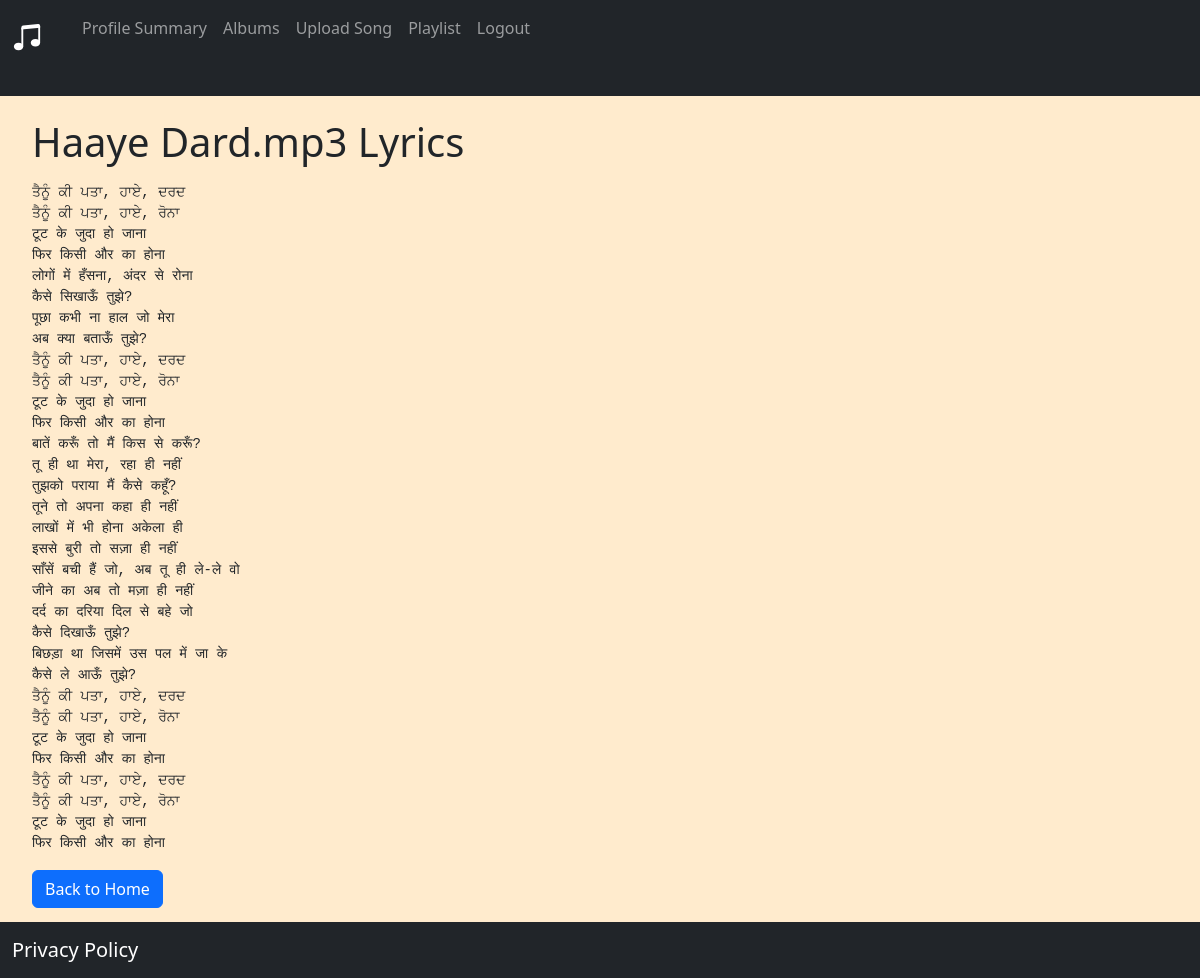
Page /lyrics/5 on the earlier database version.
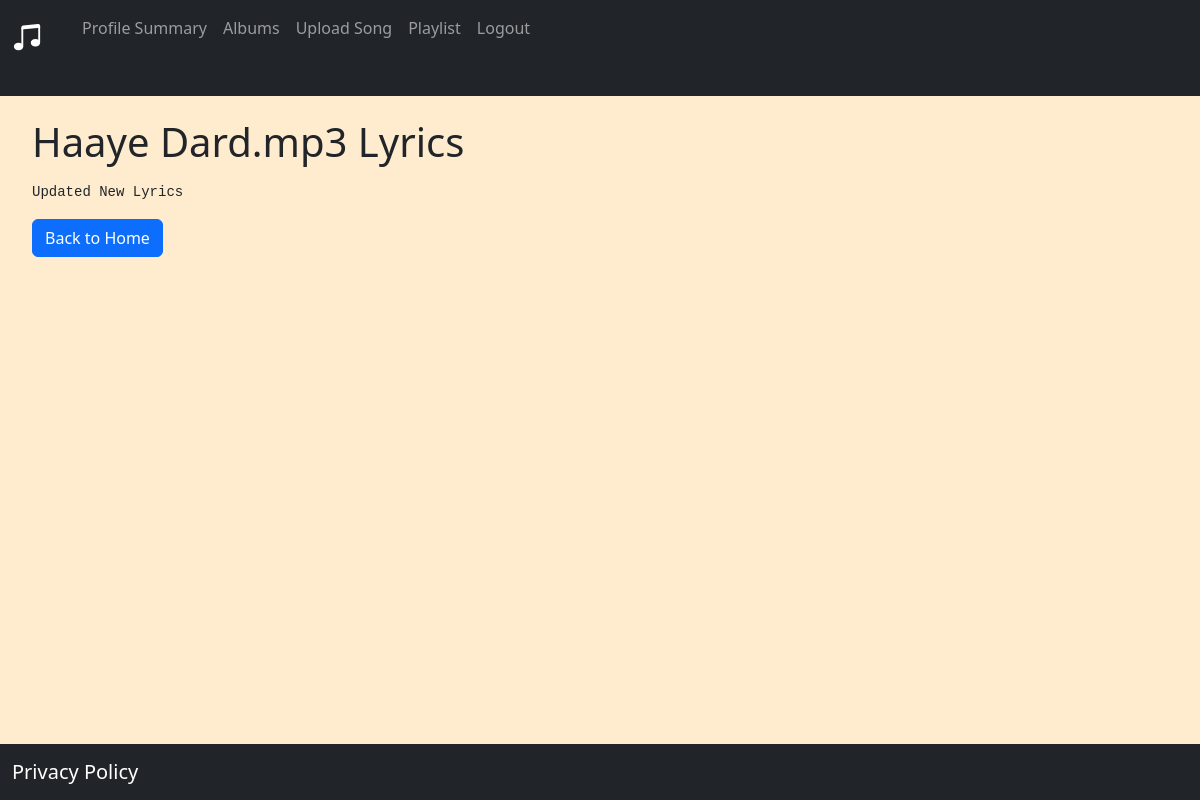
Same page on the later database version.
### website/models.py (models this page shows)
class Song(db.Model):
    id = db.Column(db.Integer, primary_key = True)
    name = db.Column(db.String(150))
    lyrics = db.Column(db.String(5000))
    duration = db.Column(db.String(150))
    singer = db.Column(db.String(150))
    genre = db.Column(db.String(150))
    created_at = db.Column(db.DateTime(), default = func.now())
    ratings = db.Column(db.Float, default=0.0)
    num_ratings = db.Column(db.Integer, default=0)
    user_id = db.Column(db.Integer, db.ForeignKey('user.id'))
    albums = db.relationship('Album', secondary= album_song_association, back_populates='album_songs')
    playlists = db.relationship('Playlist', secondary= playlist_song_association, back_populates='songs')

### website/views.py (the view)
@views.route('/lyrics/<int:song_id>')
def lyrics(song_id):
    song = Song.query.get(song_id)
    return render_template('lyrics.html', song=song)

### website/templates/lyrics.html (shortened to what this page needs)
{% extends "base.html" %}
{% block content %}
  <h1>{{ song.name }} Lyrics</h1>
  <p> <pre>{{ song.lyrics }}</pre> </p>
  <a href="{{ url_for('views.home') }}" class="btn btn-primary">Back to Home</a>
{% endblock %}

Differences in the rows shown:
changed Song "Haaye Dard.mp3": lyrics "ਤੈਨੂੰ ਕੀ ਪਤਾ, ਹਾਏ, ਦਰਦ ਤੈਨੂੰ ਕੀ ਪਤਾ, ਹਾਏ, ਰੋਨਾ टूट के जुदा हो जाना फिर किसी और का होना लोगों में हँसना, अंदर से रोना कैसे सिखाऊँ तुझे? पूछा कभी ना हाल जो मेरा अब क्या बताऊँ तुझे? ਤੈਨੂੰ ਕੀ ਪਤਾ, ਹਾਏ, ਦਰਦ ਤੈਨੂੰ ਕੀ ਪਤਾ, ਹਾਏ, ਰੋਨਾ टूट के जुदा हो जाना फिर किसी और का होना बातें करूँ तो मैं किस से करूँ? तू ही था मेरा, रहा ही नहीं तुझको पराया मैं कैसे कहूँ? तूने तो अपना कहा ही नहीं लाखों में भी होना अकेला ही इससे बुरी तो सज़ा ही नहीं साँसें बची हैं जो, अब तू ही ले-ले वो जीने का अब तो मज़ा ही नहीं दर्द का दरिया दिल से बहे जो कैसे दिखाऊँ तुझे? बिछड़ा था जिसमें उस पल में जा के कैसे ले आऊँ तुझे? ਤੈਨੂੰ ਕੀ ਪਤਾ, ਹਾਏ, ਦਰਦ ਤੈਨੂੰ ਕੀ ਪਤਾ, ਹਾਏ, ਰੋਨਾ टूट के जुदा हो जाना फिर किसी और का होना ਤੈਨੂੰ ਕੀ ਪਤਾ, ਹਾਏ, ਦਰਦ…" → "Updated New Lyrics"
